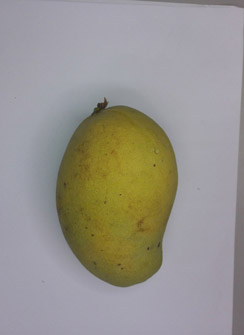
#> input picture Tarea 6/MangoMass/images/104a.jpg, 244 x 335 px, given in place of 2a.jpg, which was not available
$ jupyter execute --allow-errors 'Tarea 6.ipynb'
#> lines starting #> are read from the running program, lines starting #| are printed output that depends on the picture; after the words box and inside, x2 and y2 are one past the last pixel; in counts of white or black regions, pixels touching at a corner belong together; long printed decimals are rounded; pictures that were not available may be replaced by others from this repository, and a replacement may not be noted
[cell 1]
import cv2
import pandas as pd
import numpy as np
import PIL
import matplotlib.pyplot as plt
import os

[cell 2]
img= cv2.imread('MangoMass/images/2a.jpg')
#> img is the input picture: shape (335, 244, 3); mean B, G, R 140.7, 147.7, 151.2
gray=np.invert(cv2.cvtColor(img, cv2.COLOR_BGR2GRAY))
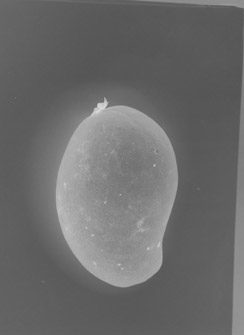
#> gray: shape (335, 244); min 85, max 221, mean 107.1

[cell 3]
hist = cv2.calcHist([gray], [0], None, [256], [0, 256])
#> hist = 256 values, max 5363 at index 93, min 0 at index 0, mean 319.3

[cell 4]
plt.figure(figsize=(12, 12))
plt.subplot(121)
plt.imshow(gray, cmap='gray')
plt.title('Original Image')

plt.subplot(122)
plt.plot(hist)
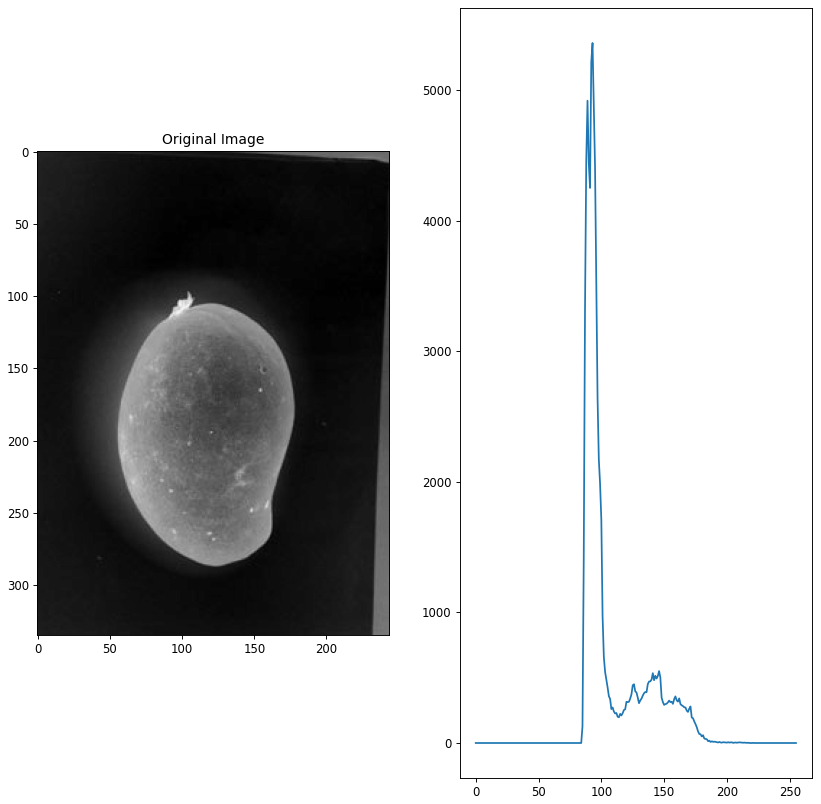
#> figure drawn by matplotlib, 2 panels; panel 2: curve peaks at x = 93, y = 5363

[cell 5]
ret,th = cv2.threshold(gray,120,255,cv2.THRESH_BINARY)
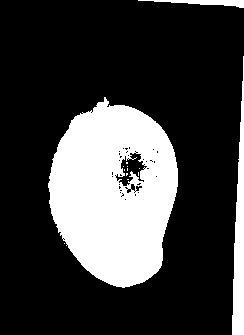
#> th: shape (335, 244); 24.5% white; 13 white regions (10 under 20 px), largest, box (x1, y1, x2, y2) and area: (48, 97, 178, 288) 17662, (232, 56, 244, 335) 1912, (138, 0, 244, 8) 402

[cell 6]
plt.imshow(th,"gray")

[cell 7]
kernel = np.ones((3, 3),)
fnal= cv2.morphologyEx(th, cv2.MORPH_OPEN, kernel, iterations=2)
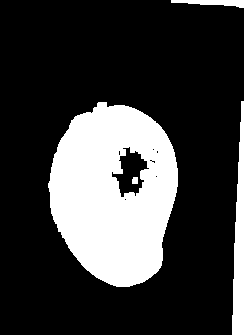
#> fnal: shape (335, 244); 23.9% white; 4 white regions

[cell 8]
plt.imshow(fnal)

[cell 9]
_,binary= cv2.threshold(fnal,1,255,
                        cv2.THRESH_BINARY)

contours,_=cv2.findContours(fnal,
                            cv2.RETR_EXTERNAL,
                            cv2.CHAIN_APPROX_SIMPLE)
#> contours = 3 contours; box (x1, y1, x2, y2) and area: (48, 102, 178, 287) 17974, (232, 101, 244, 335) 1606, (171, 0, 244, 8) 274

for contour in contours:
    perimeter = cv2.arcLength(contour,True)
    print("Perimeter: ", perimeter)
#> this loop made 3 passes
#> perimeter on passes 1 to 3: 537.9, 482.7, 155.1
#| Perimeter:  537.931
#| Perimeter:  482.728
#| Perimeter:  155.071

[cell 10]
cnt=contours[0]
#> cnt = contour of 235 points, box (x1, y1, x2, y2) (48, 102, 178, 287), area 17974

[cell 11]
im2=cv2.drawContours(img, cnt, -1, (0,255,0), 3)
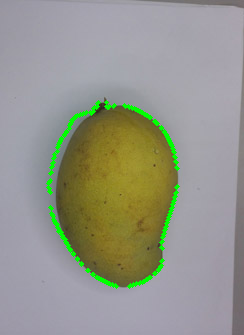
#> im2: shape (335, 244, 3); mean B, G, R 138.3, 150.4, 148.7

[cell 12]
plt.imshow(im2)

[cell 13]
area=cv2.contourArea(cnt)
#> area = 17974

$ run again, on Tarea 6/MangoMass/images/111a.jpg
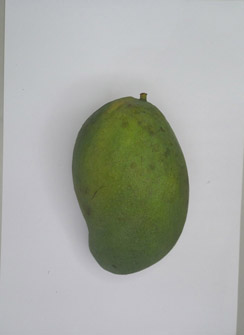
#> input picture Tarea 6/MangoMass/images/111a.jpg, 244 x 335 px, given in place of 2a.jpg, which was not available
#> img is the input picture: shape (335, 244, 3); mean B, G, R 164.7, 171.4, 168.2
#> `gray=np.invert(cv2.cvtColor(img, cv2.COLOR_BGR2GRAY))`:
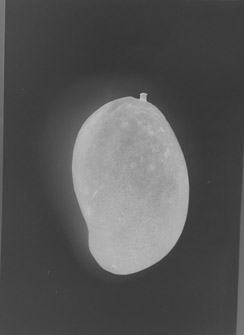
#> gray: shape (335, 244); min 52, max 195, mean 85.4
#> hist = 256 values, max 6366 at index 61, min 0 at index 0, mean 319.3
#> `ret,th = cv2.threshold(gray,120,255,cv2.THRESH_BINARY)`:
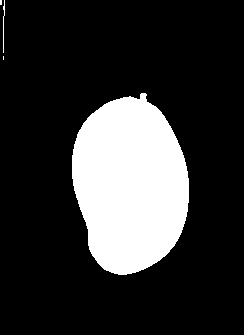
#> th: shape (335, 244); 19.9% white; 4 white regions (2 under 20 px), largest, box (x1, y1, x2, y2) and area: (72, 93, 189, 275) 16193, (3, 0, 5, 53) 57
#> fnal: shape (335, 244); 19.8% white; 1 white region
#> contours = 1 contour; box (x1, y1, x2, y2) and area: (72, 93, 189, 275) 15968
#> the loop `for contour in contours:` made 1 pass
#> perimeter on pass 1: 505.4
#> (printed output is left out)
#> cnt = contour of 223 points, box (x1, y1, x2, y2) (72, 93, 189, 275), area 15968
#> area = 15968
